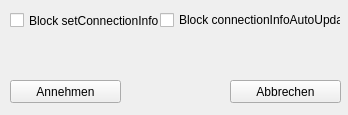
<?xml version="1.0" encoding="UTF-8"?>
<ui version="4.0">
 <class>QtConfig</class>
 <widget class="QWidget" name="QtConfig">
  <property name="geometry">
   <rect>
    <x>0</x>
    <y>0</y>
    <width>348</width>
    <height>115</height>
   </rect>
  </property>
  <property name="windowTitle">
   <string>Connection Info Spoofer</string>
  </property>
  <widget class="QPushButton" name="acceptButton">
   <property name="geometry">
    <rect>
     <x>10</x>
     <y>80</y>
     <width>111</width>
     <height>23</height>
    </rect>
   </property>
   <property name="text">
    <string>Annehmen</string>
   </property>
   <property name="checkable">
    <bool>false</bool>
   </property>
  </widget>
  <widget class="QPushButton" name="cancelButton">
   <property name="geometry">
    <rect>
     <x>230</x>
     <y>80</y>
     <width>111</width>
     <height>23</height>
    </rect>
   </property>
   <property name="text">
    <string>Abbrechen</string>
   </property>
  </widget>
  <widget class="QCheckBox" name="checkBox">
   <property name="geometry">
    <rect>
     <x>10</x>
     <y>10</y>
     <width>151</width>
     <height>21</height>
    </rect>
   </property>
   <property name="text">
    <string>Block setConnectionInfo</string>
   </property>
  </widget>
  <widget class="QCheckBox" name="checkBox_2">
   <property name="geometry">
    <rect>
     <x>160</x>
     <y>10</y>
     <width>181</width>
     <height>20</height>
    </rect>
   </property>
   <property name="text">
    <string>Block connectionInfoAutoUpdate</string>
   </property>
  </widget>
 </widget>
 <layoutdefault spacing="6" margin="11"/>
 <resources/>
 <connections>
  <connection>
   <sender>acceptButton</sender>
   <signal>clicked()</signal>
   <receiver>QtConfig</receiver>
   <slot>saveToConfig()</slot>
   <hints>
    <hint type="sourcelabel">
     <x>197</x>
     <y>251</y>
    </hint>
    <hint type="destinationlabel">
     <x>199</x>
     <y>149</y>
    </hint>
   </hints>
  </connection>
  <connection>
   <sender>cancelButton</sender>
   <signal>clicked()</signal>
   <receiver>QtConfig</receiver>
   <slot>close()</slot>
   <hints>
    <hint type="sourcelabel">
     <x>197</x>
     <y>151</y>
    </hint>
    <hint type="destinationlabel">
     <x>141</x>
     <y>102</y>
    </hint>
   </hints>
  </connection>
  <connection>
   <sender>acceptButton</sender>
   <signal>clicked()</signal>
   <receiver>QtConfig</receiver>
   <slot>close()</slot>
   <hints>
    <hint type="sourcelabel">
     <x>87</x>
     <y>151</y>
    </hint>
    <hint type="destinationlabel">
     <x>141</x>
     <y>102</y>
    </hint>
   </hints>
  </connection>
 </connections>
 <slots>
  <slot>saveToConfig()</slot>
  <slot>updateVersionCombo(QString)</slot>
 </slots>
</ui>
